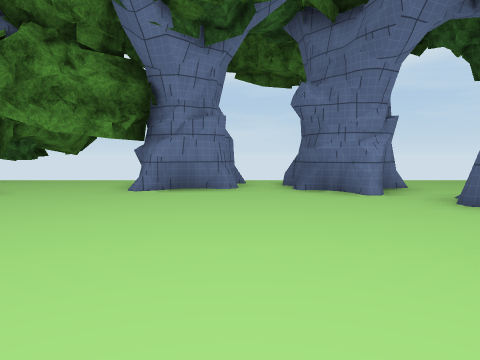
[1] (above)

24 first-person views from a walk through a Unity game level. The camera is 1.2 m above the floor, tilts 4° down and sees 70° across. The floor is counted in squares, 2 m on a side. Each view is taken from the middle of a square. On the plan, view 1 faces up. The plan holds only what a view shows up to about 10 squares ahead; the rest is blank. The place goes on beyond the plan. The player is left out. Some surface patterns are stand-ins.

[2]
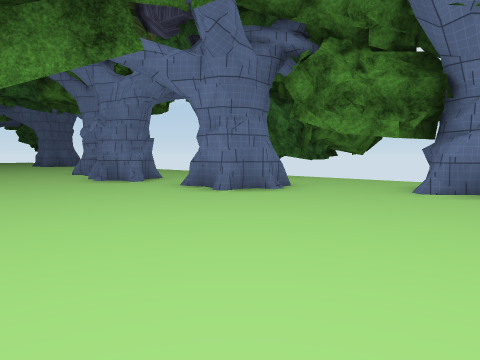

[3]
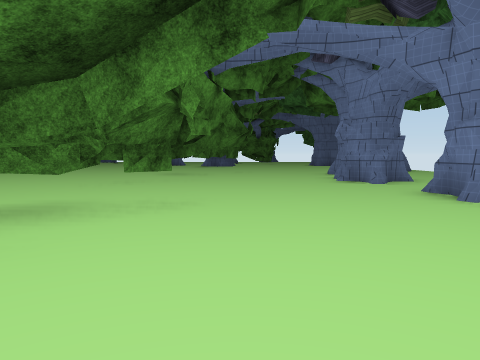

[4]
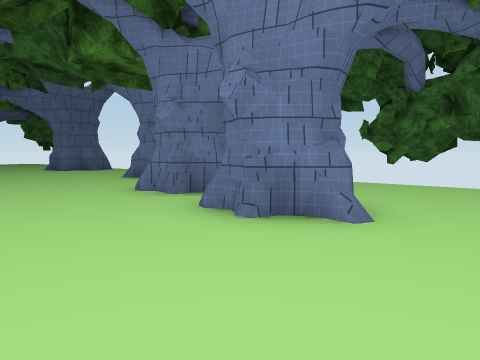

[5]
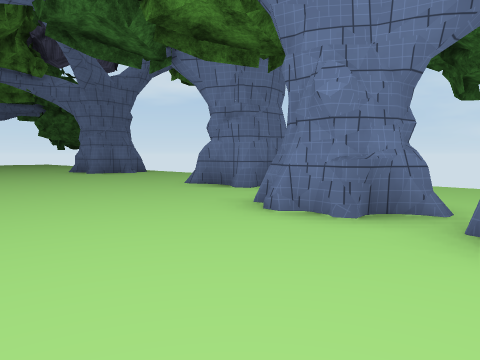

[6]
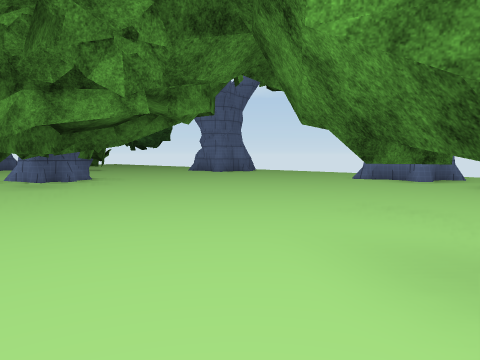

[7]
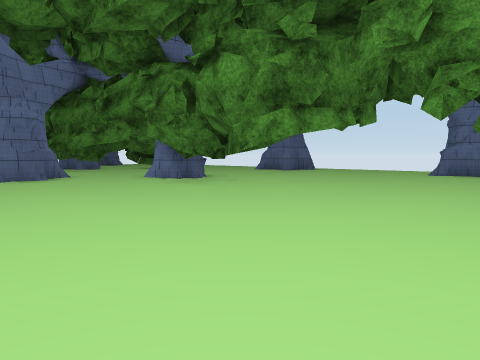

[8]
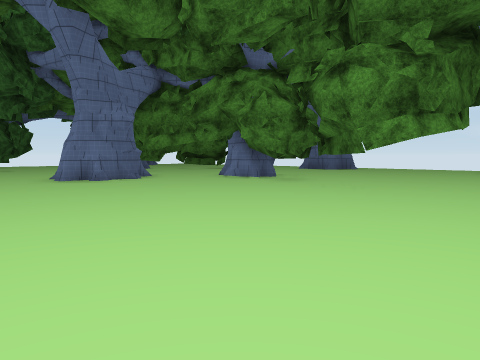

[9]
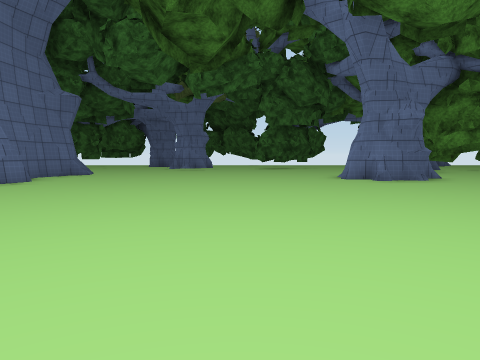

[10]
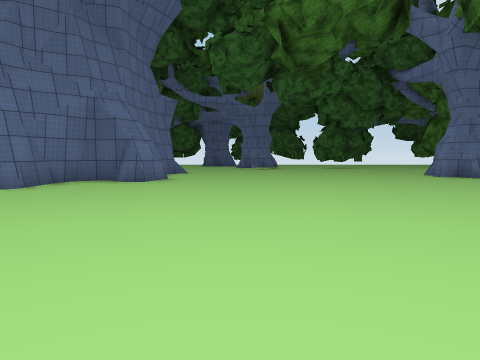

[11]
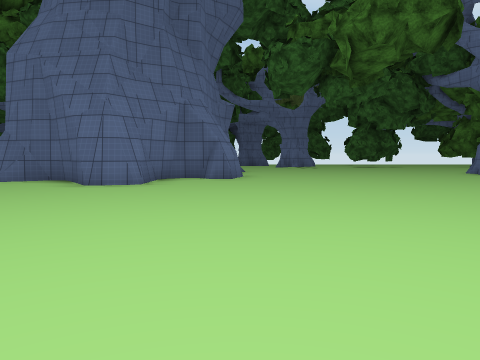

[12]
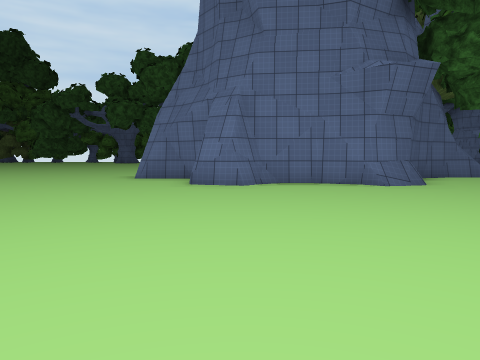

[13]
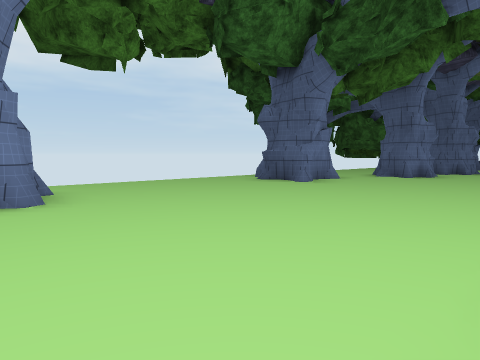

[14]
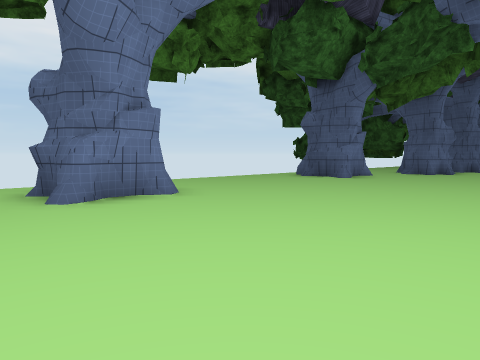

[15]
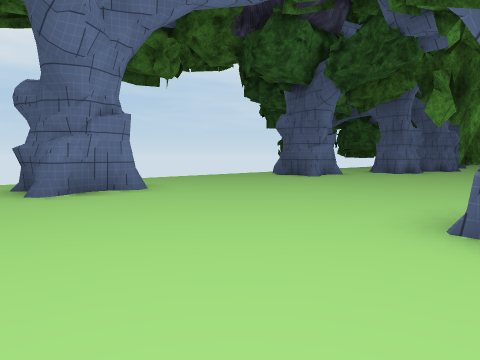

[16]
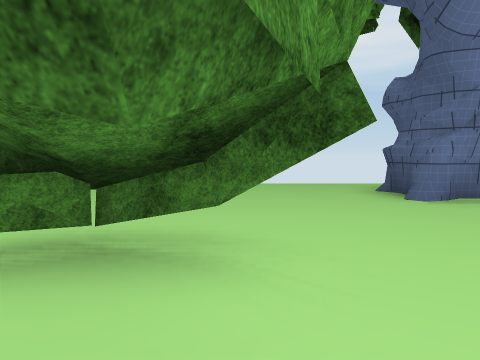

[17]
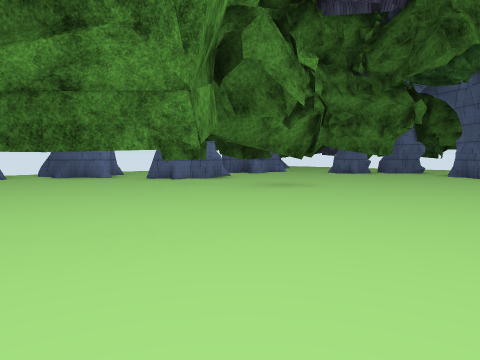

[18]
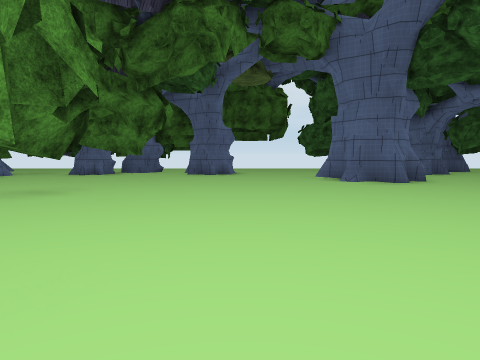

[19]
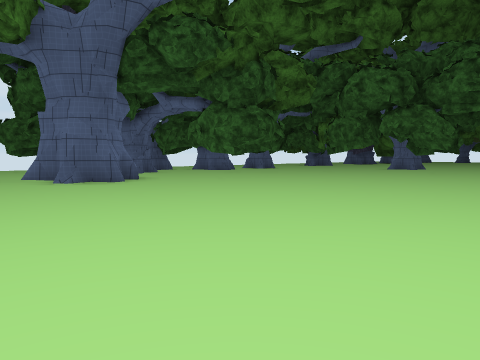

[20]
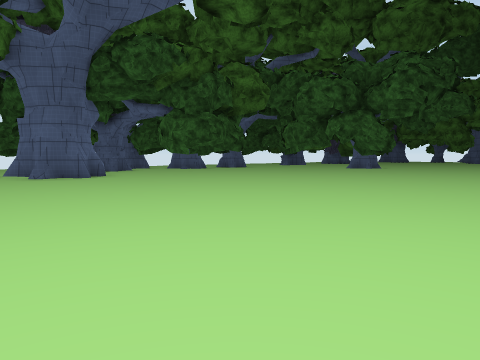

[21]
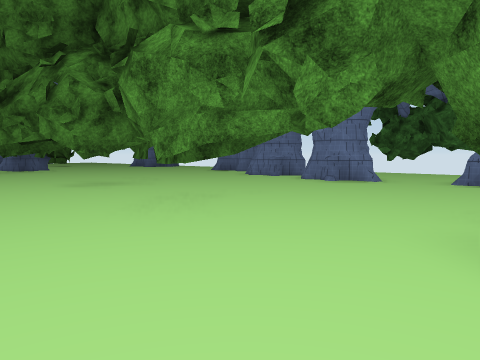

[22]
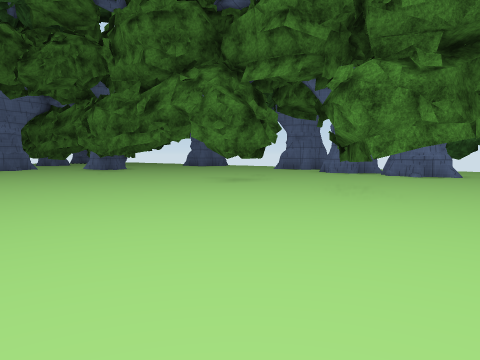

[23]
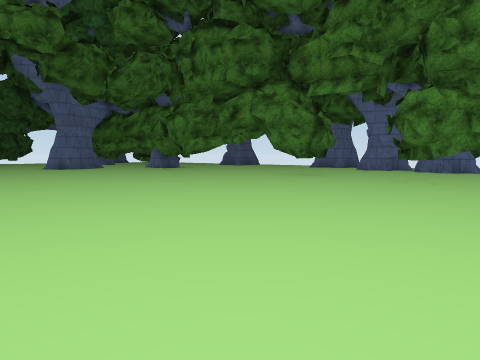

[24]
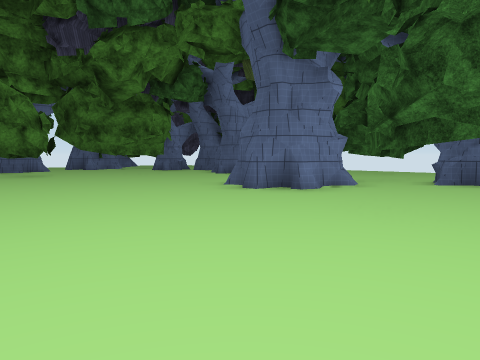

### Floor plan
Key: @ floor where view 1 was taken; # wall or solid block; x gap in a wall; . main floor; : floor 0.25 m higher than the main floor; / step, stairs or slope; T thing the floor can be seen under or through.
Columns run from 26 left of view 1 to 10 right of it. Each row starts with its distance up from view 1.
  9                  #  ##
  8  .... ......   .....##.x  #   ..
  7  ...##.....##. ........ ######..
  6  ...##.....##.  ...../..#...#..
  5 ..............##x#../#:.......
  4 #................##.//.......###
  3 ##.................................
  2  #..........................#......
  1  .....#......#...............TT....
  0   ...#####. ..##..T. xT.#.@..TT..#.
 -1     ..####....##..T.T.TT#. . ...#...
 -2      . #..##. ....TTTT  .##........#
 -3     #..............................
 -4     #..............................
 -5     #..............................
 -6    .............................##
 -7    ................... ..........###.
 -8    ................... .............#
 -9    ................... ........#...##
-10   ............    .... .......#.....
-11  ..............        ........
-12  ..............         ......
-13 .//..#..........        .....
-14 .######........         ....
-15 .#    #.......
-16 ##    ###...

Where each view was taken, in squares from view 1:
view 1: 0 up, 0 right, facing up
view 2: 0 up, 0 right, facing up-left
view 3: 1 up, 0 right, facing left
view 4: 1 up, 6 left, facing up-left
view 5: 1 up, 9 left, facing up-left
view 6: 3 down, 11 left, facing up-left
view 7: 6 down, 12 left, facing up-left
view 8: 8 down, 13 left, facing up-left
view 9: 8 down, 13 left, facing left
view 10: 11 down, 12 left, facing left
view 11: 13 down, 11 left, facing left
view 12: 6 down, 21 left, facing down
view 13: 1 up, 22 left, facing up-right
view 14: 1 up, 24 left, facing up-right
view 15: 0 up, 24 left, facing up-right
view 16: 1 up, 25 left, facing up
view 17: 4 down, 2 left, facing up-right
view 18: 3 down, 2 left, facing right
view 19: 3 down, 2 left, facing down-right
view 20: 3 down, 4 left, facing down-right
view 21: 4 down, 4 left, facing up-left
view 22: 7 down, 5 left, facing up-left
view 23: 10 down, 5 left, facing up-left
view 24: 11 down, 1 right, facing up-right
